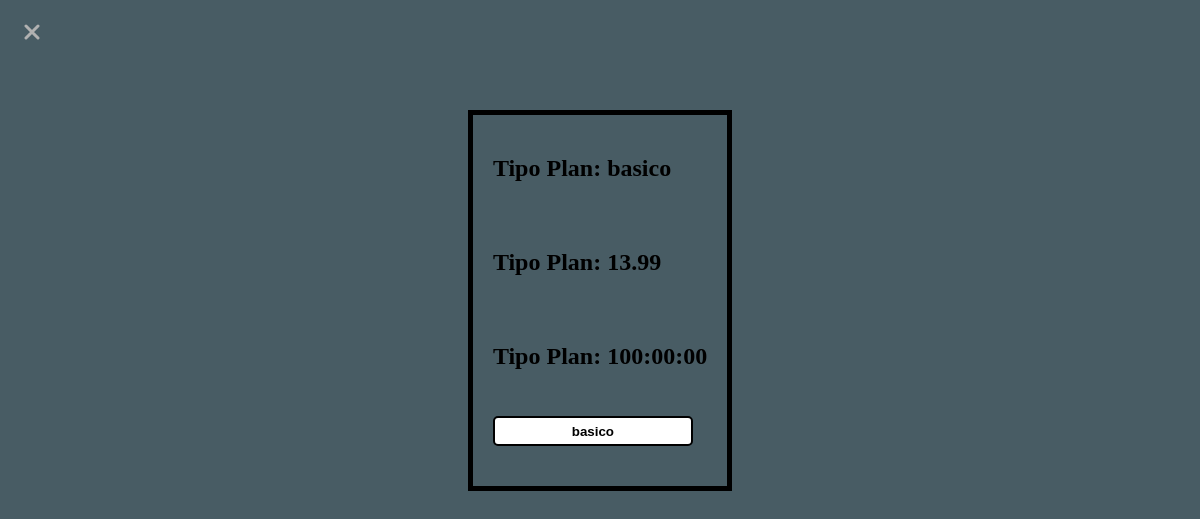
The page /asignarPlan.php on the database as committed earlier.
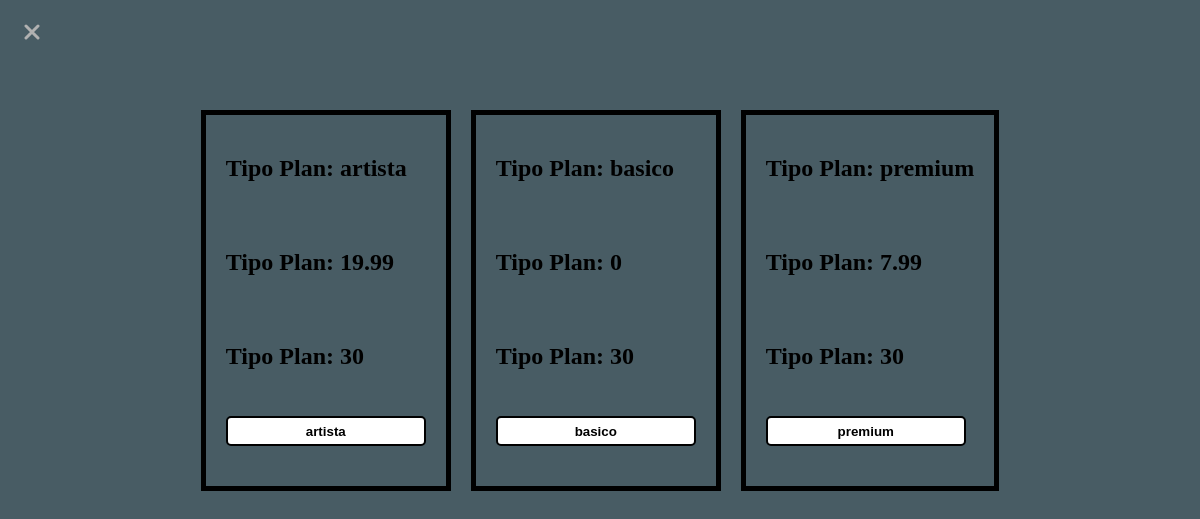
The same page on the database as committed later.
### tables this page shows
CREATE TABLE `plandepago` (
  `tipoPlan` varchar(20) NOT NULL,
  `precio` float NOT NULL,
  `duracionPlan` varchar(20) NOT NULL
);

### asignarPlan.php (called while the page is built, shortened)
<?php
require_once __DIR__ . "/includes/Plan.php";
$plns = Plan::cargarPlanes();
$contenidoPrincipal = Plan::mostrarPlanes($plns);
require RAIZ_APP . "/vistas/plantillas/plantillaInicio.php";

### includes/Plan.php (the view, shortened to what this page needs)
<?php
class Plan
{
    private $tipoPlan;
    private $precio;
    private $duracion;
    public static function cargarPlanes()
    {
        $conexion = Aplicacion::getInstance()->getConexionBd();
        $consulta = sprintf("SELECT tipoPlan, precio, duracionPlan FROM plandepago");
        $resultado = mysqli_query($conexion, $consulta);
        $planes = array();
        while ($fila = mysqli_fetch_assoc($resultado)) {
            $plan = new Plan($fila['tipoPlan'], $fila['precio'], $fila['duracionPlan']);
            array_push($planes, $plan);
        }
        return $planes;
    }
    public static function mostrarPlanes($planes)
    {
        $mostrarPlanes = <<<EOS
                <form method="POST">
                <div class="planes">
                EOS;
        $x = '0';
        foreach ($planes as $plan) {
            $mostrarPlanes .= "<div class='plan{$x}'>";
            $mostrarPlanes .= "<h1> Tipo Plan: {$plan->getTipoPlan()}<h1><br>";
            $mostrarPlanes .= "<h1> Tipo Plan: {$plan->getPrecio()}<h1><br>";
            $mostrarPlanes .= "<h1 name= 'duracionPlan'> Tipo Plan: {$plan->getDuracion()}<h1><br>";
            $mostrarPlanes .= "<input class='boton'type='submit' value='{$plan->getTipoPlan()}' name='{$plan->getTipoPlan()}'>";
            $mostrarPlanes .= "</div>";
            $x += '1';
        }
        $mostrarPlanes .= "</div>";
        $mostrarPlanes .= "</form>";
        return $mostrarPlanes;
    }
    public function __construct($tipoPlan, $precio, $duracion)
    {
        $this->tipoPlan = $tipoPlan;
        $this->precio = $precio;
        $this->duracion = $duracion;
    }
    public function getTipoPlan()
    {
        return $this->tipoPlan;
    }
    public function getPrecio()
    {
        return $this->precio;
    }
    public function getDuracion()
    {
        return $this->duracion;
    }
}

Rows that differ between the two databases and show on the page:
added plandepago: tipoPlan "artista", precio "19.99", duracionPlan "30", artista "artista"
changed plandepago "basico": precio "13.99" → "0"; duracionPlan "100:00:00" → "30"
added plandepago: tipoPlan "premium", precio "7.99", duracionPlan "30", premium "premium"
